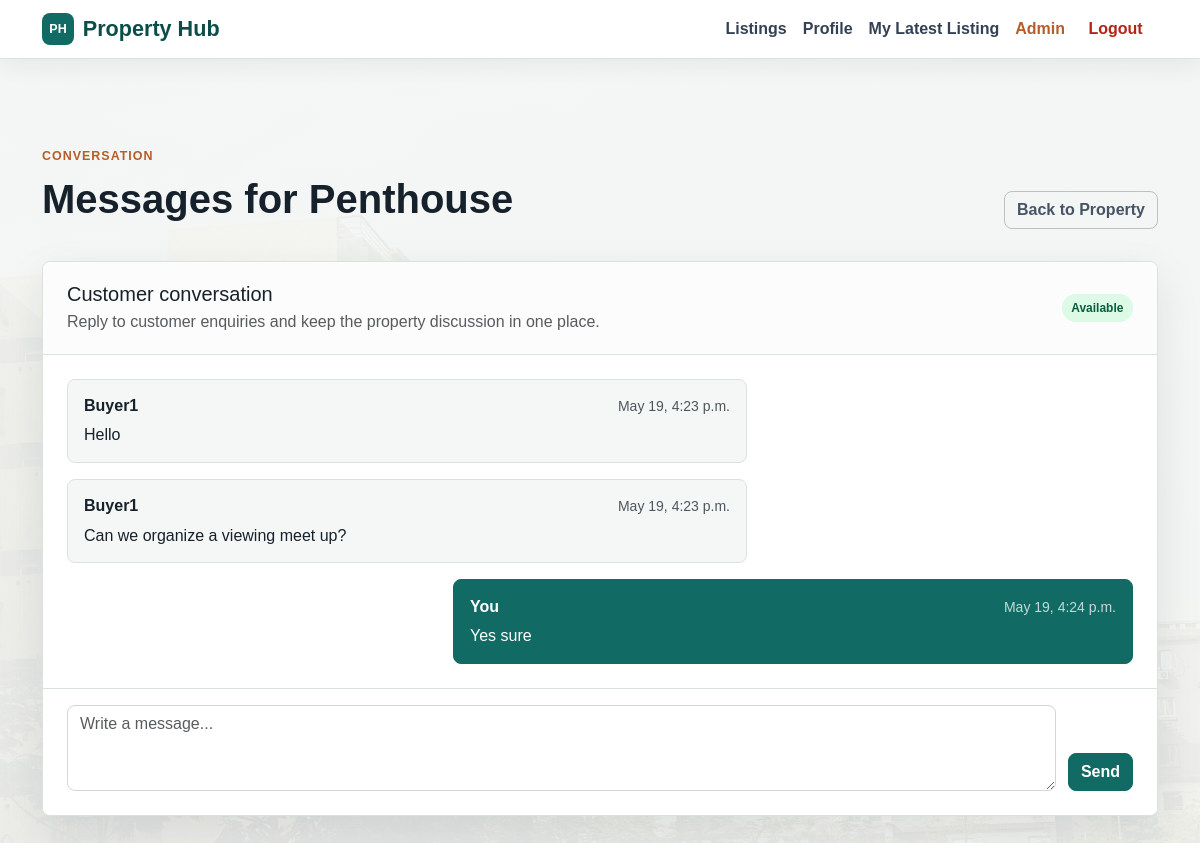
The app's page /listings/property/8/messages/ (signed in) with its own data.
### listings/models.py (models this page shows, shortened)
class Property(models.Model):
    PROPERTY_TYPES = [
        ('house', 'House'),
        ('apartment', 'Apartment'),
        ('land', 'Land'),
        ('commercial', 'Commercial'),
        ('rental', 'Rental'),
    ]
    LISTING_TYPES = [
        ('sale', 'For Sale'),
        ('rent', 'For Rent'),
    ]
    STATUS_CHOICES = [
        ('available', 'Available'),
        ('sold', 'Sold'),
        ('rented', 'Rented'),
        ('pending', 'Pending'),
    ]
    title = models.CharField(max_length=200)
    description = models.TextField(blank=True, null=True)
    price = models.DecimalField(max_digits=12, decimal_places=2)
    address = models.CharField(max_length=255, blank=True, null=True)
    city = models.CharField(max_length=100, blank=True, null=True)
    state = models.CharField(max_length=100, blank=True, null=True)
    zip_code = models.CharField(max_length=20, blank=True, null=True)
    location = models.CharField(max_length=200)  # keep for quick search
    property_type = models.CharField(max_length=20, choices=PROPERTY_TYPES)
    listing_type = models.CharField(max_length=20, choices=LISTING_TYPES, default='sale')
    bedrooms = models.PositiveIntegerField(blank=True, null=True)
    bathrooms = models.PositiveIntegerField(blank=True, null=True)
    square_feet = models.PositiveIntegerField(blank=True, null=True)
    has_parking = models.BooleanField(default=False)
    has_pool = models.BooleanField(default=False)
    has_gym = models.BooleanField(default=False)
    has_garden = models.BooleanField(default=False)
    status = models.CharField(max_length=20, choices=STATUS_CHOICES, default='available')
    is_featured = models.BooleanField(default=False)
    owner = models.ForeignKey(
        settings.AUTH_USER_MODEL,
        on_delete=models.CASCADE,
        related_name="listings_properties"
    )
    image = models.ImageField(upload_to="property_images/", blank=True, null=True)
    listed_date = models.DateTimeField(auto_now_add=True)
    class Meta:
        ordering = ['-listed_date']
        verbose_name_plural = "Properties"

class Message(models.Model):
    property = models.ForeignKey(Property, on_delete=models.CASCADE, related_name='messages')
    sender = models.ForeignKey(settings.AUTH_USER_MODEL, on_delete=models.CASCADE, related_name='sent_messages')
    receiver = models.ForeignKey(
        settings.AUTH_USER_MODEL,
        on_delete=models.CASCADE,
        related_name='received_messages',
        null=True,
        blank=True
    )
    message = models.TextField()
    timestamp = models.DateTimeField(auto_now_add=True)
    reply = models.TextField(blank=True, null=True)
    replied_by = models.ForeignKey(
        settings.AUTH_USER_MODEL,
        on_delete=models.SET_NULL,
        null=True,
        blank=True,
        related_name='replied_messages'
    )
    reply_timestamp = models.DateTimeField(blank=True, null=True)
    class Meta:
        ordering = ['-timestamp']

### accounts/models.py (models this page shows, shortened)
class User(AbstractUser):
    class Roles(models.TextChoices):
        ADMIN = 'admin', _('Admin')
        BUYER = 'buyer', _('Buyer')
        SELLER = 'seller', _('Seller')
    email = models.EmailField(
        _('email address'),
        unique=True,
        help_text=_('Required. Unique email address.')
    )
    phone = models.CharField(
        max_length=15,
        blank=True,
        help_text=_('Contact phone number.')
    )
    bio = models.TextField(
        blank=True,
        help_text=_('Short bio for the profile.')
    )
    profile_picture = models.ImageField(
        upload_to='profiles/',
        blank=True,
        null=True,
        help_text=_('Profile picture.')
    )
    role = models.CharField(
        max_length=10,
        choices=Roles.choices,
        default=Roles.BUYER,
        help_text=_('Role of the user.')
    )
    seller_approved = models.BooleanField(
        default=False,
        help_text=_('Designates whether this seller can publish listings.')
    )
    USERNAME_FIELD = 'email'
    REQUIRED_FIELDS = ['username', 'first_name', 'last_name']
    @property
    def is_buyer(self):
        return self.role == self.Roles.BUYER
    @property
    def is_seller(self):
        return self.role == self.Roles.SELLER
    @property
    def is_admin(self):
        return self.role == self.Roles.ADMIN or self.is_superuser

### listings/views.py (the view, shortened to what this page needs)
# urls.py: path("property/<int:pk>/messages/", view_messages, name="view_messages"),
@login_required
def view_messages(request, pk):
    property_obj = get_object_or_404(Property, pk=pk)
    if not _can_view_property_messages(request.user, property_obj):
        raise PermissionDenied("You can only view conversations you are part of.")
    conversation_messages = property_obj.messages.select_related("sender", "receiver", "replied_by").order_by("timestamp")
    is_owner_or_admin = _can_manage_property(request.user, property_obj)
    is_buyer = request.user.is_buyer
    return render(request, "listings/view_messages.html", {
        "property": property_obj,
        "conversation_messages": conversation_messages,
        "is_owner_or_admin": is_owner_or_admin,
        "can_reply": is_owner_or_admin or is_buyer,
        "show_disclaimer": is_buyer
    })

### listings/views.py (called while the page is built)
def _can_manage_property(user, property_obj):
    return user == property_obj.owner or user.is_admin or user.is_staff or user.is_superuser

def _can_view_property_messages(user, property_obj):
    if _can_manage_property(user, property_obj):
        return True
    return property_obj.messages.filter(sender=user).exists() or property_obj.messages.filter(receiver=user).exists()

### listings/templates/listings/view_messages.html (shortened to what this page needs)
{% extends "base.html" %}
{% block content %}
<div class="py-5">
  <div class="page-header">
    <div>
      <p class="eyebrow">Conversation</p>
      <h1>Messages for {{ property.title }}</h1>
    </div>
    <a href="{% url 'property_detail' property.pk %}" class="btn btn-outline-secondary">Back to Property</a>
  </div>
  {% if conversation_messages %}
    <div class="chat-shell app-card">
      <div class="chat-header">
        <div>
          <h2 class="h5 mb-1">Customer conversation</h2>
          <p class="text-muted mb-0">
            {% if is_owner_or_admin %}
              Reply to customer enquiries and keep the property discussion in one place.
            {% else %}
              Messages here are shared with the property team.
            {% endif %}
          </p>
        </div>
        <span class="status-pill status-{{ property.status }}">{{ property.get_status_display }}</span>
      </div>
      <div class="chat-thread">
      {% for msg in conversation_messages %}
        <article class="chat-message {% if msg.sender == request.user %}chat-message-own{% endif %}">
          <div class="chat-bubble">
            <div class="chat-meta">
              <strong>
                {% if msg.sender == request.user %}
                  You
                {% else %}
                  {{ msg.sender.get_full_name|default:msg.sender.username }}
                {% endif %}
              </strong>
              <small>{{ msg.timestamp|date:"M j, g:i a" }}</small>
            </div>
            <p>{{ msg.message }}</p>
          </div>
        </article>
      {% endfor %}
      </div>
      {% if can_reply %}
        <form method="post" class="chat-composer">
          <textarea id="message" name="message" rows="3" class="form-control" placeholder="Write a message..." required></textarea>
          <button type="submit" class="btn btn-primary">Send</button>
        </form>
      {% endif %}
    </div>
  {% else %}
    <div class="app-card text-center">
      <p class="eyebrow">No messages</p>
      <h2 class="h4">No customer conversation yet</h2>
      <p class="text-muted mb-0">Messages about this property will appear here once a customer reaches out.</p>
    </div>
  {% endif %}
</div>
{% endblock %}

### static/css/style.css (style rules this page uses)
:root { --ph-ink: #17212b; --ph-muted: #667085; --ph-soft: #f4f7f5; --ph-surface: #ffffff; --ph-border: #d9e2dc; --ph-primary: #116a63; --ph-primary-dark: #0b4e49; --ph-accent: #b65d2a; --ph-danger: #b42318; --ph-shadow: 0 18px 45px rgba(23, 33, 43, 0.1); }
* { box-sizing: border-box; }
body { min-height: 100vh; color: var(--ph-ink); font-family: Arial, Helvetica, sans-serif; background: linear-gradient(180deg, rgba(244, 247, 245, 0.96), rgba(247, 249, 247, 0.92)), url("../images/pexels-mahmoud-zakariya-2154822140-34975232 (2).jpg") center top / cover fixed; }
a { color: var(--ph-primary); }
.btn { border-radius: 8px; font-weight: 700; letter-spacing: 0; transition: background-color .18s ease, border-color .18s ease, color .18s ease, box-shadow .18s ease, transform .18s ease; }
.btn-primary { background: var(--ph-primary); border-color: var(--ph-primary); }
.btn-outline-secondary { color: #475467; border-color: #b8c3bd; }
.app-card, .property-card { background: var(--ph-surface); border: 1px solid var(--ph-border); border-radius: 8px; box-shadow: var(--ph-shadow); }
.app-card { padding: 2rem; }
.eyebrow { margin-bottom: .55rem; color: var(--ph-accent); font-size: .78rem; font-weight: 800; letter-spacing: .08em; text-transform: uppercase; }
.section-band h2, .page-header h1 { color: var(--ph-ink); }
.page-header { display: flex; align-items: end; justify-content: space-between; gap: 1rem; padding: 1rem 0 2rem; }
.page-header h1 { margin-bottom: .35rem; font-weight: 800; }
.status-pill { display: inline-flex; align-items: center; min-height: 1.75rem; padding: .28rem .6rem; font-size: .75rem; font-weight: 800; line-height: 1; white-space: nowrap; border-radius: 999px; }
.status-available { color: #05603a; background: #dcfae6; }
.form-control, .form-select { border-color: #cfd8d3; border-radius: 8px; }
.chat-shell { padding: 0; overflow: hidden; }
.chat-header { display: flex; align-items: center; justify-content: space-between; gap: 1rem; padding: 1.25rem 1.5rem; background: #fbfcfb; border-bottom: 1px solid var(--ph-border); }
.chat-thread { display: grid; gap: 1rem; max-height: 62vh; min-height: 260px; padding: 1.5rem; overflow-y: auto; }
.chat-message { display: grid; justify-items: start; gap: .45rem; }
.chat-message-own { justify-items: end; }
.chat-bubble { width: min(74%, 680px); padding: .9rem 1rem; color: var(--ph-ink); background: var(--ph-soft); border: 1px solid var(--ph-border); border-radius: 8px; }
.chat-message-own .chat-bubble { color: #fff; background: var(--ph-primary); border-color: var(--ph-primary); }
.chat-meta { display: flex; align-items: baseline; justify-content: space-between; gap: 1rem; margin-bottom: .35rem; }
.chat-meta small { color: inherit; opacity: .75; white-space: nowrap; }
.chat-bubble p { margin: 0; overflow-wrap: anywhere; }
.chat-composer { display: grid; grid-template-columns: 1fr auto; gap: .75rem; align-items: end; padding: 1rem 1.5rem 1.5rem; background: #fff; border-top: 1px solid var(--ph-border); }
.chat-composer textarea { resize: vertical; }

### records on screen
Property: title "Penthouse", status "Available"
Message: sender.get_full_name "Buyer1", timestamp "May 19, 4:23 p.m.", message "Hello"
Message: sender.get_full_name "Buyer1", timestamp "May 19, 4:23 p.m.", message "Can we organize a viewing meet up?"
Message: shows "You", timestamp "May 19, 4:24 p.m.", message "Yes sure"
